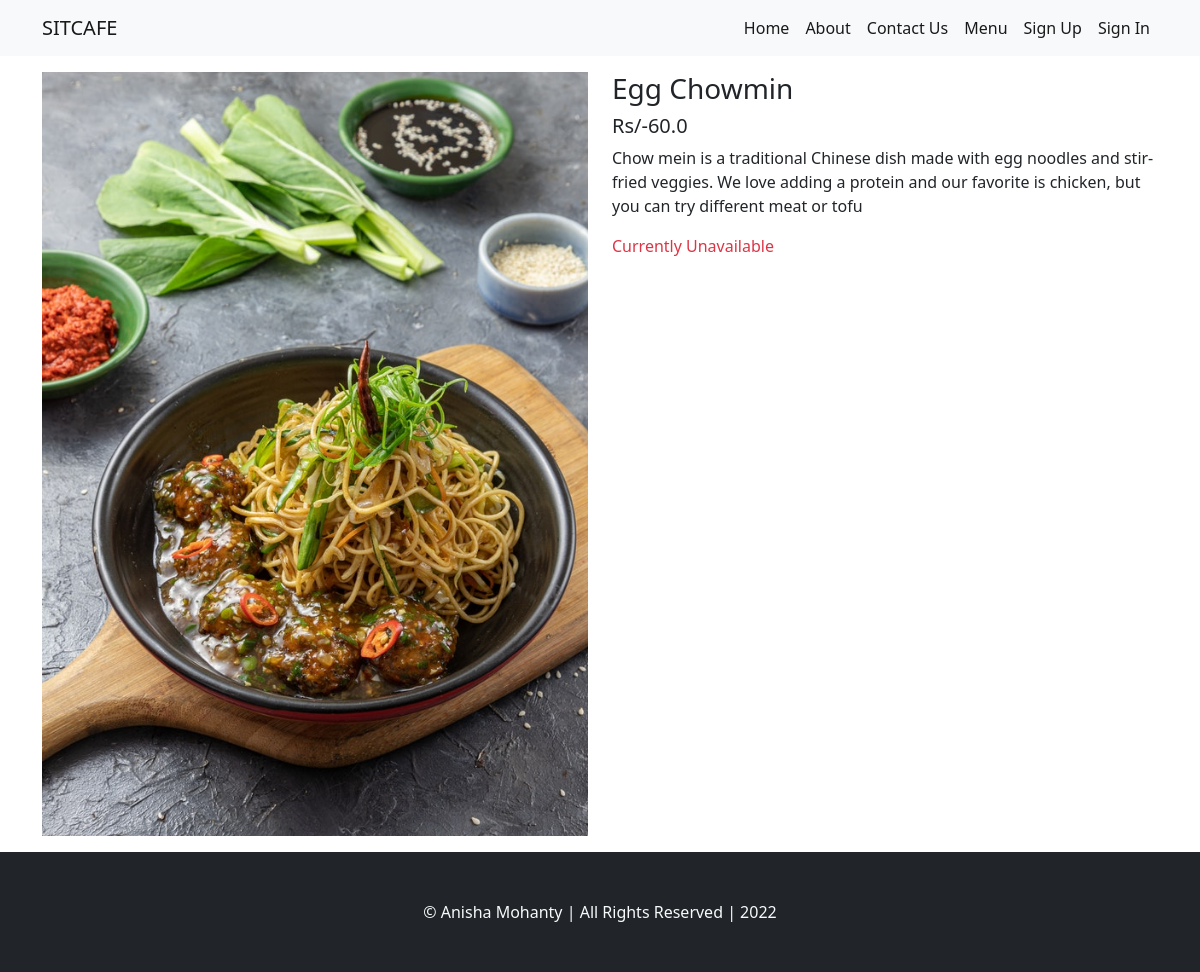
/food/details/4/, run on the app's committed database.
### food/models.py (models this page shows, shortened)
class Food(models.Model):
    category = models.ForeignKey(Cuisine, on_delete=models.DO_NOTHING)
    name = models.CharField(max_length=100)
    price = models.FloatField()
    description = models.TextField()
    secondary_decsription = models.TextField(blank=True)
    is_available = models.BooleanField(default=True)
    photo = models.ImageField(upload_to='food_images/')

### food/views.py (the view)
# urls.py: path('details/<int:id>/', views.details, name='details'),
def details(request, id):
    food = Food.objects.get(id=id)
    context = {
        'food' : food
    }
    return render(request, 'food/details.html',context)

### templates/food/details.html (shortened to what this page needs)
{% extends 'base.html' %}
{% load static %}
{% block css %}
    <link rel="stylesheet" href="{% static 'css/cart-style.css' %}">
{% endblock css %}
{% block content %}
<div class="container">
    <div class="row my-3">
        <div class="col-md-6">
            <img src="{{food.photo.url}}" alt="{{food.name}}"  class="img-fluid">
        </div>
        <div class="col-md-6">
            <h3 class="h3">{{food.name}}</h3>
            <h5 class="h5">Rs/-{{food.price}}</h5>
            <p class="text-lead">{{food.description}}</p>
            <div class="my-2">
                {% if food.is_available %}
                    {% if user.is_authenticated %}
                        <form action="{% url 'add_to_cart' %}" method="post">
                            {% csrf_token %}
                            <input type="hidden" name="food_id" value="{{food.id}}">
                            <div class="input-group mb-3">
                                <button class="btn btn-outline-secondary" type="button" onclick="decrement()">-</button>
                                <input type="text" class="quantity" id="quantity" name="quantity" value="1" readonly>
                                <button class="btn btn-outline-secondary" type="button" onclick="increment()">+</button>
                            </div>
                            <input type="submit" value = "Add to cart" class="btn btn-primary w-100">
                        </form>
                    {% else %}
                        <a href="{% url 'signin' %}" class="btn btn-primary btn-sm w-100">Sign In to buy</a>
                    {% endif %}
                {% else %}
                    <p class="text-danger">Currently Unavailable</p>
                {% endif %}
            </div>
        </div>
    </div>
</div>
{% endblock content %}

### data on the page
Food: photo (picture), name "Egg Chowmin", price "60.0", description "Chow mein is a traditional Chinese dish made with egg noodles and stir-fried veggies. We love adding a protein and our favorite is chicken, but you can try different meat or tofu"
